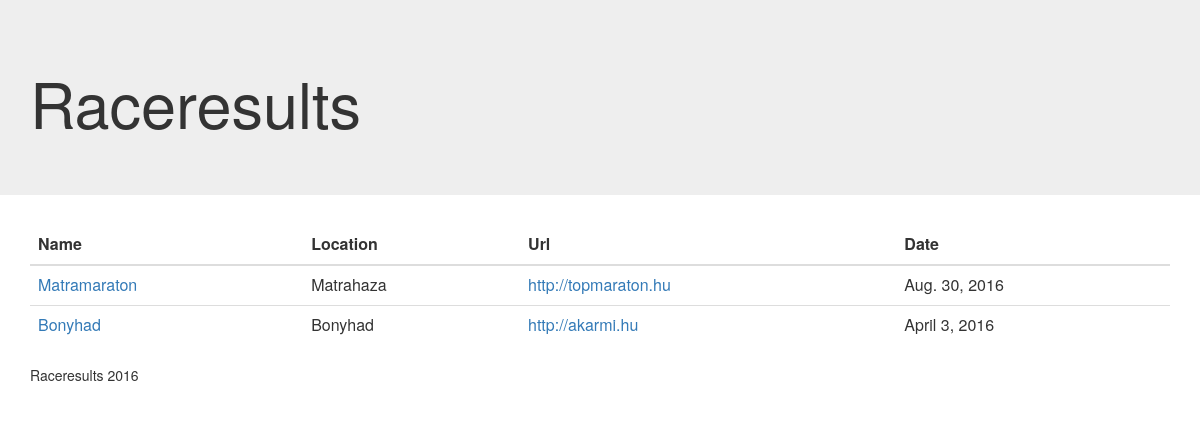
The app's page /, older data.
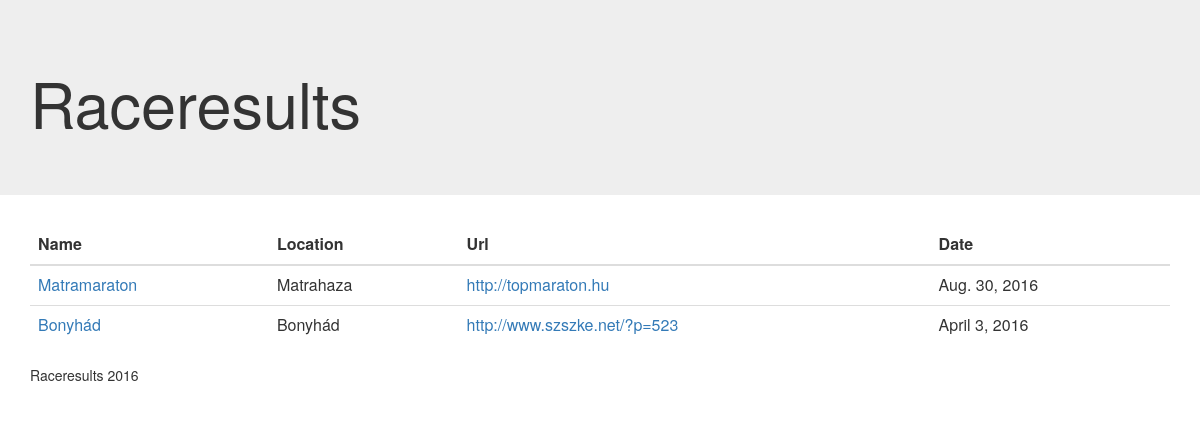
The same page, newer data.
### result/models.py (models this page shows)
class Race(models.Model):
    name = models.CharField(max_length=255)
    short_name = models.CharField(max_length=30)
    url = models.URLField()
    date = models.DateField()
    type_choices = (
        ('XCO', 'Olymic Cross Country'),
        ('CX', 'Cyclocross'),
        ('XCM', 'Cross Country Marathon'),
        ('ROAD', 'Road race'),
        ('XCU', 'Cross Country Ultra'),
    )
    type = models.CharField(max_length=4, choices=type_choices)
    location = models.CharField(max_length=255)
    description = models.TextField(null=True, blank=True)

### result/views.py (the view)
# urls.py: url(r'^', views.races_view),
def races_view(request):
    context = {
        'races': Race.objects.all()
    }
    return TemplateResponse(request, 'races.html', context)

### result/templates/races.html
{% extends 'layout.html' %}
{% block header %}
    <h1>Raceresults</h1>
{% endblock %}}
{% block content %}
    <table class="table table-hover">
        <thead>
        <tr>
            <th>Name</th>
            <th>Location</th>
            <th>Url</th>
            <th>Date</th>
        </tr>
        </thead>
        {% for race in races %}
            <tr>
                <td><a href="/2016/{{ race.short_name }}/">{{ race.name }}</a></td>
                <td>{{ race.location }}</td>
                <td><a href="{{ race.url }}">{{ race.url }}</a></td>
                <td>{{ race.date }}</td>
            </tr>
        {% endfor %}
    </table>
{% endblock %}

Row changes from the older to the newer data that the page shows:
changed Race: name "Bonyhad" → "Bonyhád"; location "Bonyhad" → "Bonyhád"; url "http://akarmi.hu" → "http://www.szszke.net/?p=523"
